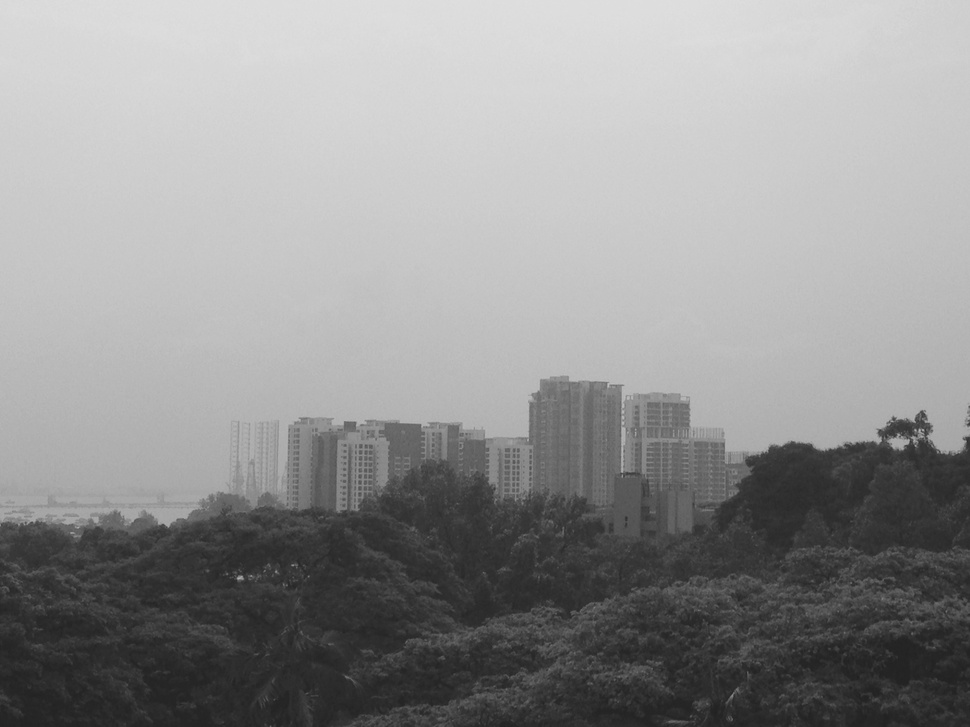
#> input picture Lab2/Pictures/pic4.jpg, 970 x 727 px, shrunk from 1632 x 1224 before the run
$ python A0101742W_ChewYiXiu__Lab2.py   (older library calls are emulated)
#> lines starting #> are read from the running program, lines starting #| are printed output that depends on the picture
import os
import cv2
import numpy as np
from matplotlib import pyplot as plt

#return a grayscale image
img = cv2.imread(os.getcwd() + '/Pictures/pic4.jpg',cv2.CV_LOAD_IMAGE_GRAYSCALE)
#> img is the input picture: shape (727, 970); min 32, max 223, mean 147
#return values of histogram for img
hist,bins = np.histogram(img.flatten(),256,[0,256])
#> hist = 256 values, max 13970 at index 205, min 0 at index 0, mean 2754.6; bins = 257 values from 0 to 256
#cummulative sum for histogram value
cdf = hist.cumsum()
#> cdf = 256 values from 0 to 705190
cdfFig = plt.figure(1)
histogramFig = plt.figure(2)
#plot before histogram equalization cdf
plt.figure(1)
beforeCdf = cdfFig.add_subplot(4,1,1)
beforeCDf = plt.plot(cdf, color = 'b', label = 'cdf before')
#> beforeCDf = 1 item
beforeCDf = plt.xlim([0,256])
beforeCDf  = plt.legend(loc = 'upper left')

#plot before histogram equalization histogram
plt.figure(2)
beforeHistogram = histogramFig.add_subplot(4,1,2)
beforeHistogram = plt.hist(img.flatten(),256,[0,256], color = 'r', label = 'histogram before')
beforeHistogram = plt.xlim([0,256])
beforeHistogram = plt.legend(loc = 'upper left')

cdf_m = np.ma.masked_equal(cdf,0)
cdf_m = (cdf_m - cdf_m.min())*255/(cdf_m.max()-cdf_m.min())
cdf = np.ma.filled(cdf_m,0).astype('uint8')
#> cdf = 256 values from 0 to 255
img1 = cdf[img]
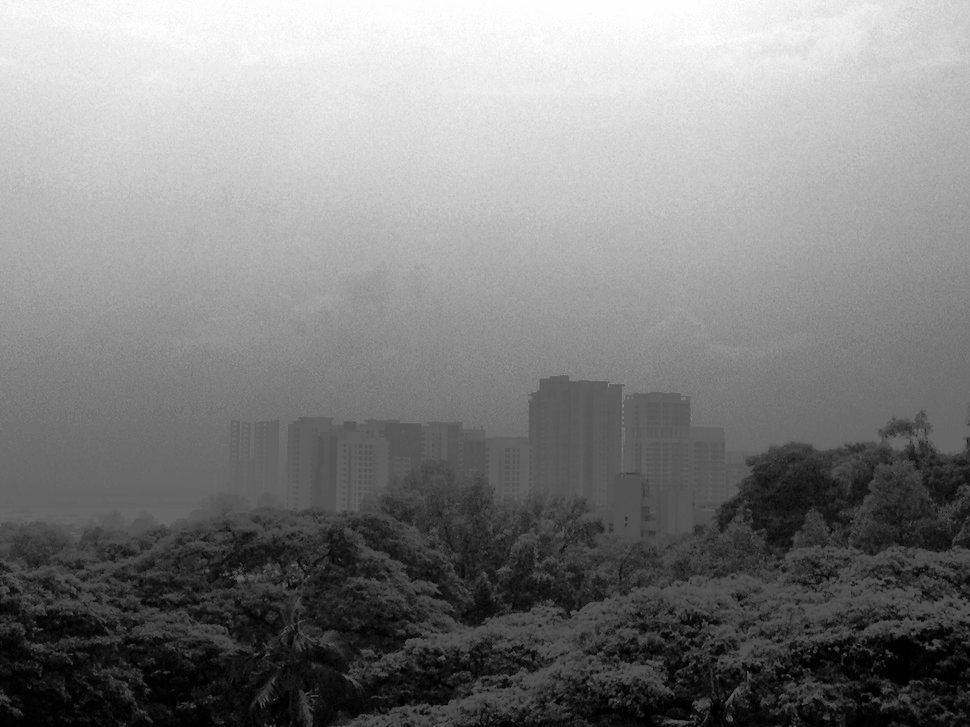
#> img1: shape (727, 970); min 0, max 255, mean 128.4

#return values of histogram after histogram equalization
hist,bins = np.histogram(img1.flatten(),256,[0,256])
#> hist = 256 values, max 13970 at index 198, min 0 at index 2, mean 2754.6

#plot after histogram equalization cdf
plt.figure(1)
cdf = hist.cumsum()
#> cdf = 256 values from 2113 to 705190
afterCdf = cdfFig.add_subplot(4,1,3)
afterCdf = plt.plot(cdf, color = 'b', label = 'cdf after')
#> afterCdf = 1 item
afterCdf = plt.xlim([0,256])
afterCdf  = plt.legend(loc = 'upper left')

#plot after histogram equalization histogram
plt.figure(2)
afterHistogram = histogramFig.add_subplot(4,1,4)
afterHistogram = plt.hist(img1.flatten(),256,[0,256], color = 'r',label = 'histogram after')
afterHistogram =plt.xlim([0,256])
afterHistogram = plt.legend(loc = 'upper left')
plt.show()
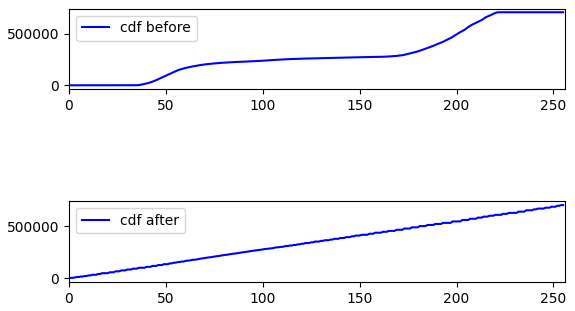
#> figure drawn by matplotlib, 2 panels; panel 1: curve peaks at x = 223, y = 705190; panel 2: curve peaks at x = 255, y = 705190
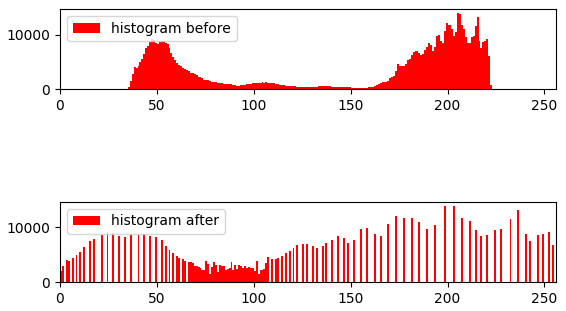
#> figure drawn by matplotlib, 2 panels; panel 1: tallest bar 13970 high, from x = 205 to 206; panel 2: tallest bar 13970 high, from x = 198 to 199

#left image is before, right image is after histogram equalisation
result = np.hstack((img,img1))
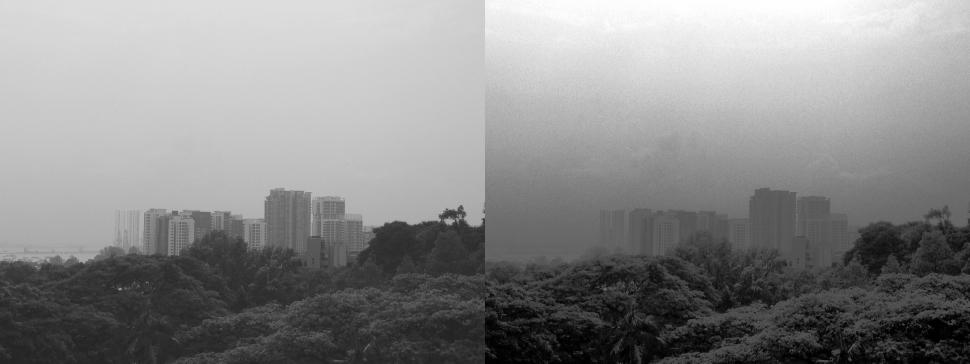
#> result: shape (727, 1940) (shown at 1/2 size); min 0, max 255, mean 137.7
cv2.imwrite(os.getcwd() + "/Results/pic4BeforeAfter.jpg",result)

$ run again, with Lab2/Pictures/pic1.jpg copied over Lab2/Pictures/pic4.jpg
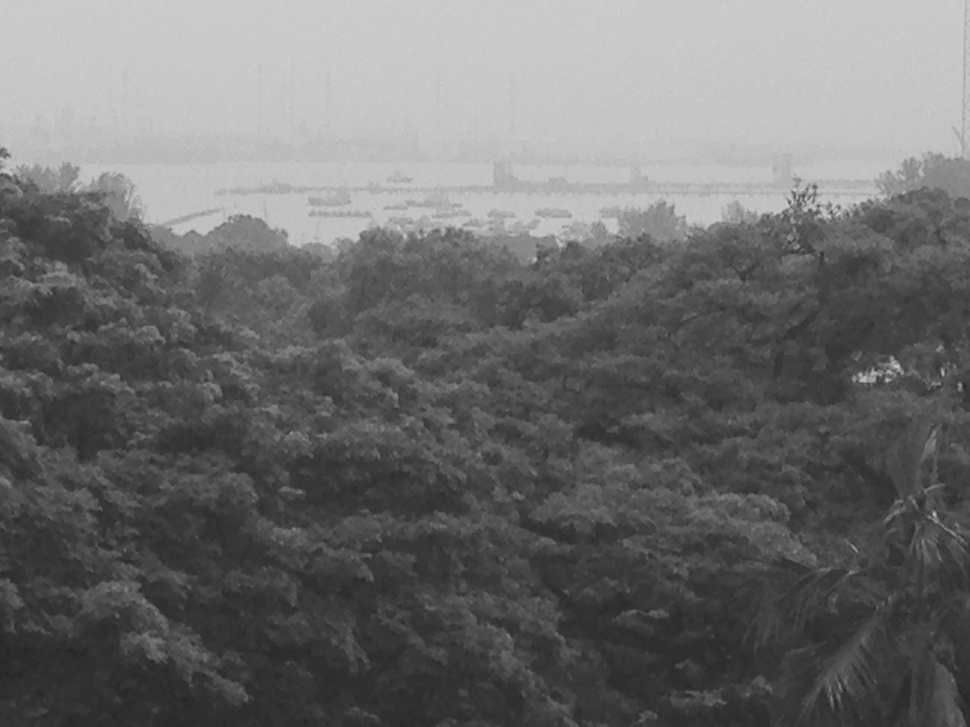
#> input picture Lab2/Pictures/pic1.jpg, 970 x 727 px, shrunk from 1632 x 1224 before the run
#> img is the input picture: shape (727, 970); min 37, max 207, mean 109.4
#> `hist,bins = np.histogram(img.flatten(),256,[0,256])`: hist = 256 values, max 23576 at index 201, min 0 at index 0, mean 2754.6; bins = 257 values from 0 to 256
#> `cdf = hist.cumsum()`: cdf = 256 values from 0 to 705190
#> beforeCDf = 1 item
#> `cdf = np.ma.filled(cdf_m,0).astype('uint8')`: cdf = 256 values from 0 to 255
#> `img1 = cdf[img]`:
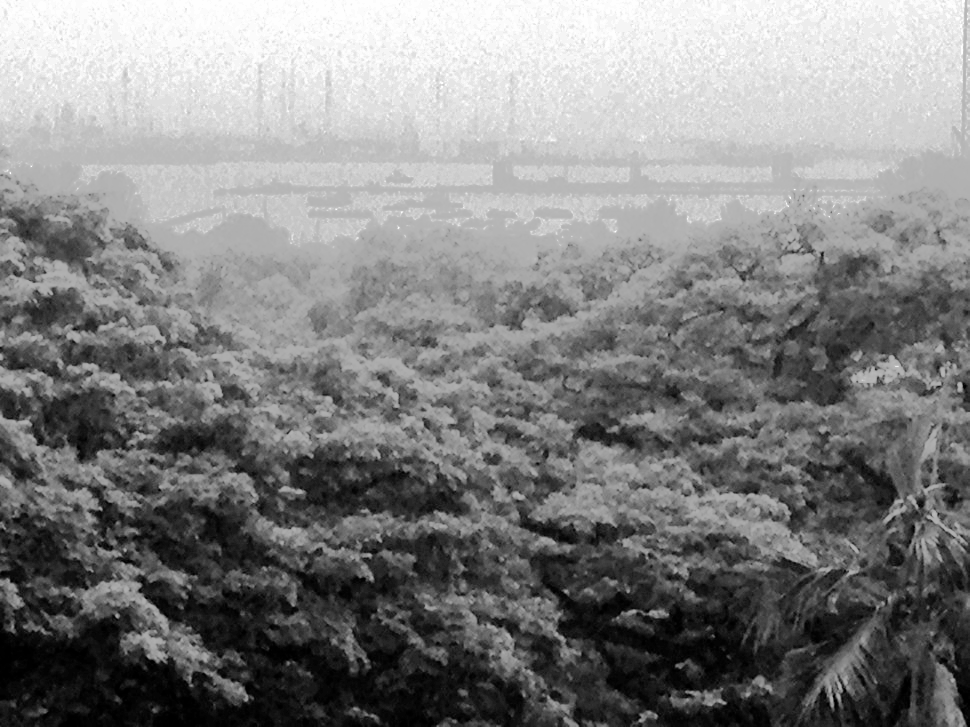
#> img1: shape (727, 970); min 0, max 255, mean 128.7
#> `hist,bins = np.histogram(img1.flatten(),256,[0,256])`: hist = 256 values, max 23576 at index 245, min 0 at index 2, mean 2754.6
#> `cdf = hist.cumsum()`: cdf = 256 values from 1418 to 705190
#> afterCdf = 1 item
#> `result = np.hstack((img,img1))`:
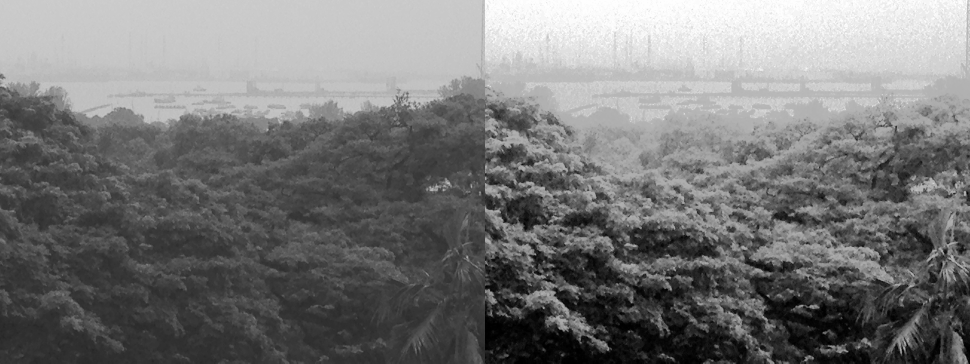
#> result: shape (727, 1940) (shown at 1/2 size); min 0, max 255, mean 119.1

$ run again, with Lab2/Pictures/pic2.jpg copied over Lab2/Pictures/pic4.jpg
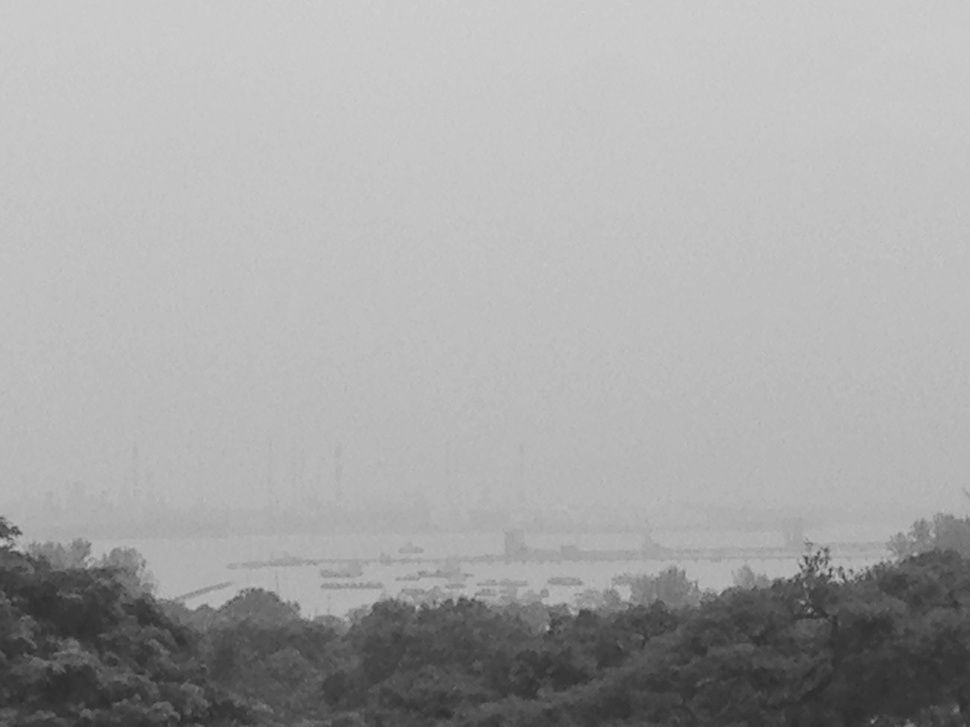
#> input picture Lab2/Pictures/pic2.jpg, 970 x 727 px, shrunk from 1632 x 1224 before the run
#> img is the input picture: shape (727, 970); min 44, max 208, mean 166.7
#> `hist,bins = np.histogram(img.flatten(),256,[0,256])`: hist = 256 values, max 30233 at index 198, min 0 at index 0, mean 2754.6; bins = 257 values from 0 to 256
#> `cdf = hist.cumsum()`: cdf = 256 values from 0 to 705190
#> beforeCDf = 1 item
#> `cdf = np.ma.filled(cdf_m,0).astype('uint8')`: cdf = 256 values from 0 to 255
#> `img1 = cdf[img]`:
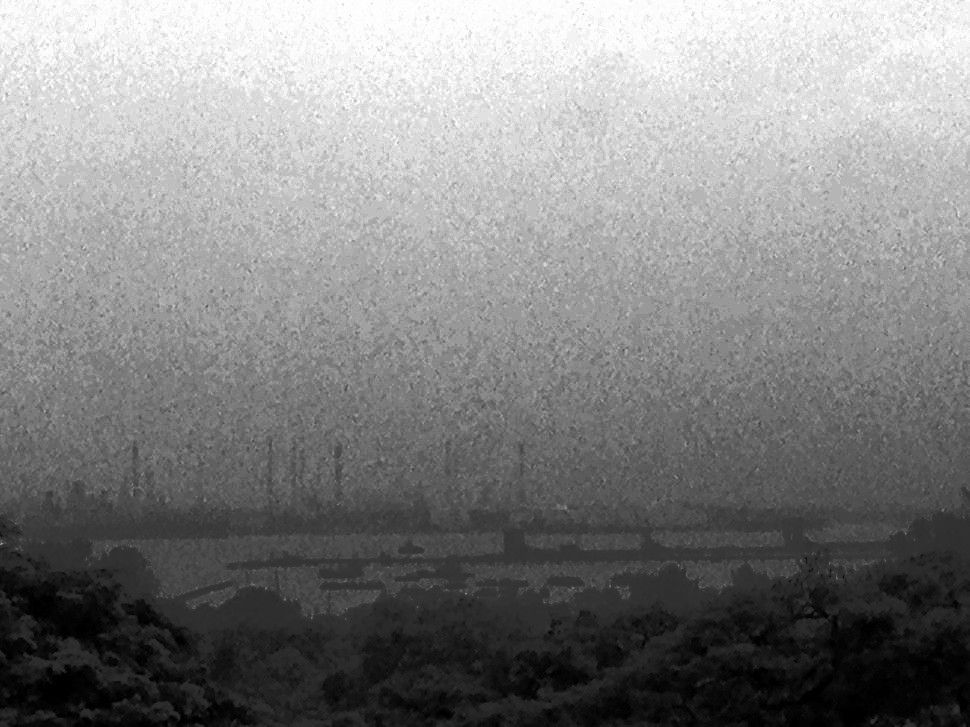
#> img1: shape (727, 970); min 0, max 255, mean 129.9
#> `hist,bins = np.histogram(img1.flatten(),256,[0,256])`: hist = 256 values, max 30233 at index 217, min 0 at index 6, mean 2754.6
#> `cdf = hist.cumsum()`: cdf = 256 values from 2702 to 705190
#> afterCdf = 1 item
#> `result = np.hstack((img,img1))`:
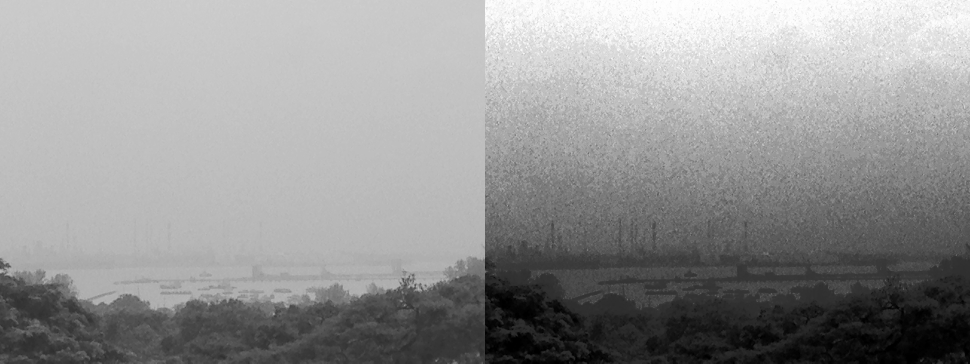
#> result: shape (727, 1940) (shown at 1/2 size); min 0, max 255, mean 148.3

$ run again, with Lab2/Pictures/pic3.jpg copied over Lab2/Pictures/pic4.jpg
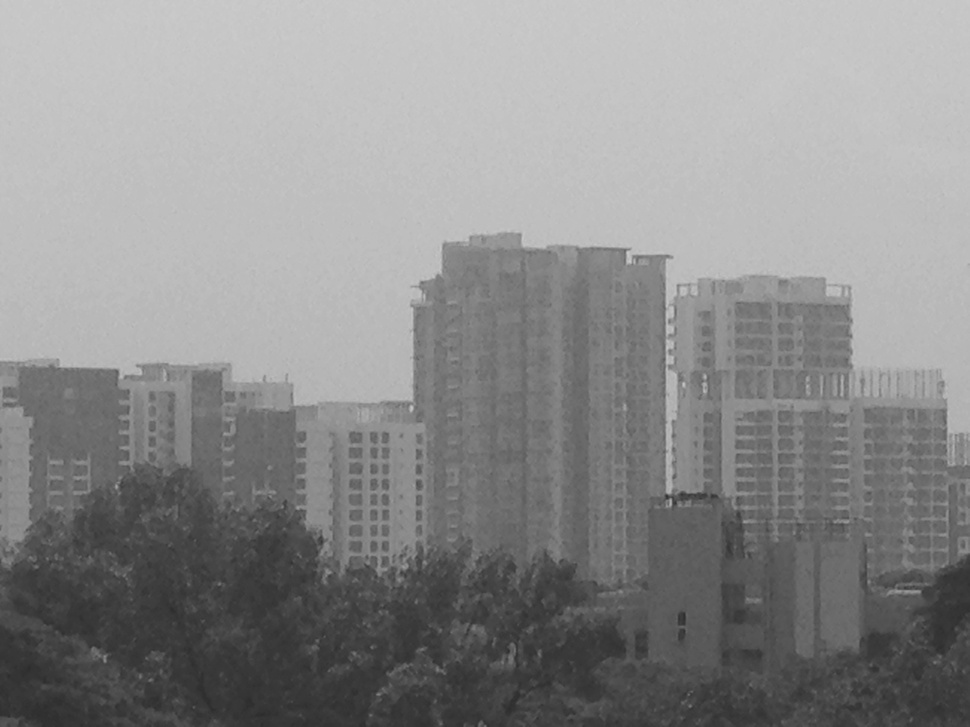
#> input picture Lab2/Pictures/pic3.jpg, 970 x 727 px, shrunk from 1632 x 1224 before the run
#> img is the input picture: shape (727, 970); min 44, max 205, mean 140.2
#> `hist,bins = np.histogram(img.flatten(),256,[0,256])`: hist = 256 values, max 29502 at index 190, min 0 at index 0, mean 2754.6; bins = 257 values from 0 to 256
#> `cdf = hist.cumsum()`: cdf = 256 values from 0 to 705190
#> beforeCDf = 1 item
#> `cdf = np.ma.filled(cdf_m,0).astype('uint8')`: cdf = 256 values from 0 to 255
#> `img1 = cdf[img]`:
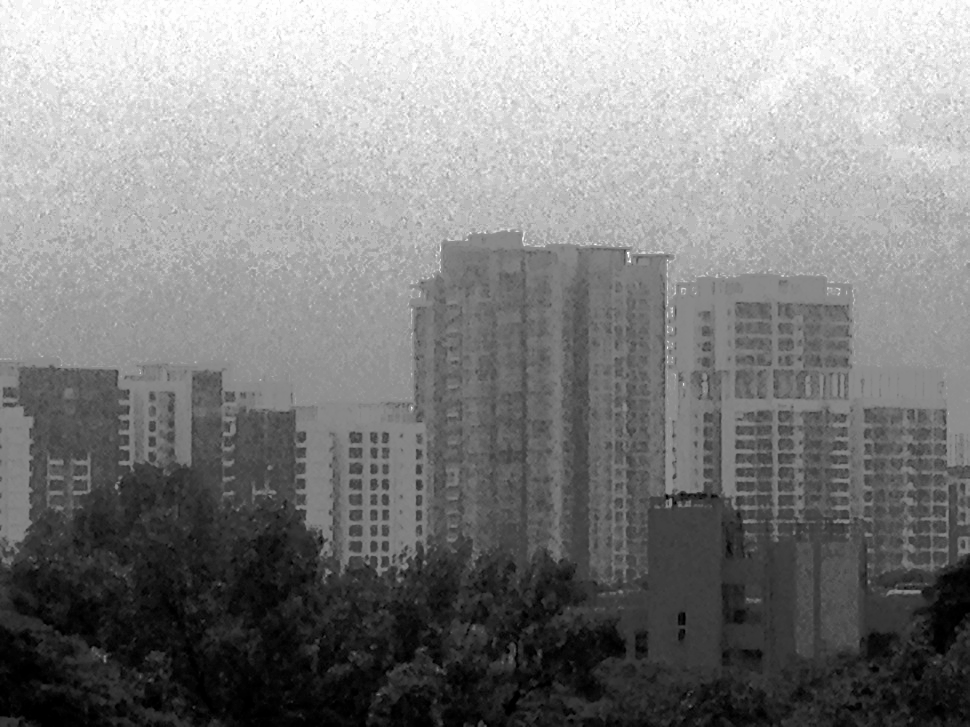
#> img1: shape (727, 970); min 0, max 255, mean 129
#> `hist,bins = np.histogram(img1.flatten(),256,[0,256])`: hist = 256 values, max 29502 at index 183, min 0 at index 4, mean 2754.6
#> `cdf = hist.cumsum()`: cdf = 256 values from 2704 to 705190
#> afterCdf = 1 item
#> `result = np.hstack((img,img1))`:
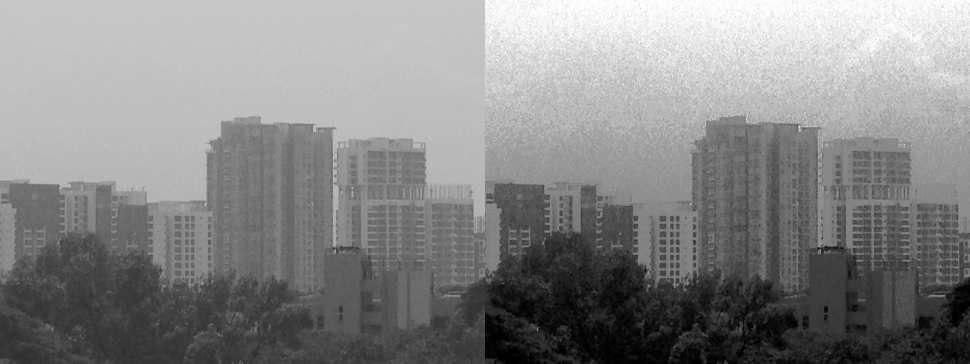
#> result: shape (727, 1940) (shown at 1/2 size); min 0, max 255, mean 134.6
